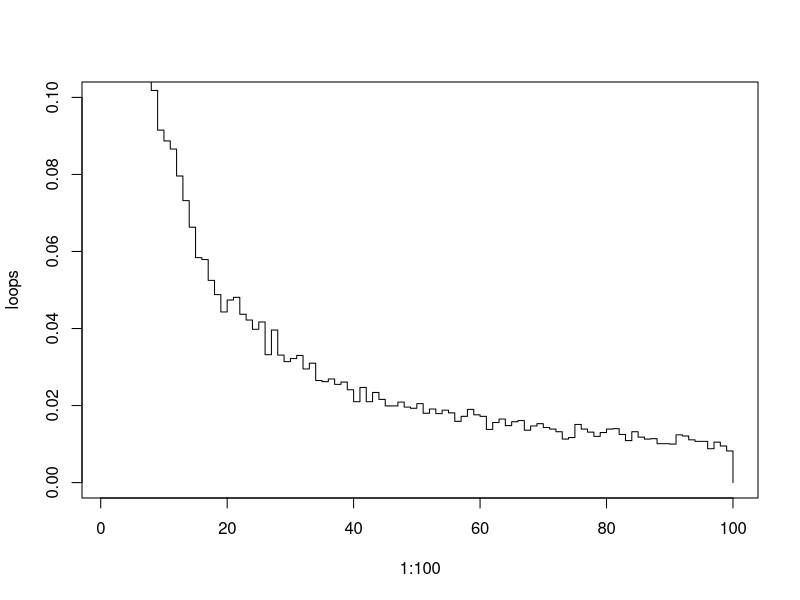

Write the R code that produced this figure.
#Yeshwanth Zagabathuni s2319494,  ,
#https://github.com/jackclennon/statsProgrammingAssignment2/ 
#Contributions
start.time <- Sys.time()      
#The Prisioners problem is carried out as follows
p <- function(n, k, strategy, shuffledboxes) {  
  if (strategy < 3) {
    if (strategy==1) {
      box_to_open <- shuffledboxes[k]
    } else if (strategy==2) {
      box_to_open <- shuffledboxes[sample(1:(2*n), 1)]
    }
    attempts <- 0
    while (box_to_open != k) {
      if (attempts == n) {
        return(0)
      }
      box_to_open <- shuffledboxes[box_to_open]
      attempts <- attempts + 1
    }
    return(1)
  } else {
    choices <- shuffledboxes[sample(1:(2*n))][1:n]
    for (box_to_open in choices) {
      if (box_to_open == k) {
        return(1)
      }
    }
  }
  0
}
pone <- function(n, k, strategy, nreps=10000) { 
#The pone function estimates the probability of each prisioner finding his number.
#The arguments are: 
# 'n' - the maximum number of attempts a Prisoner gets to find his number                                                                   
#  'k' - The Prisoner's Number                                                                
#'strategy' - which is either 1 or 2 or 3                                                                 
#'nreps' - The number of simulations to run o estimate probability (ideally 10000)
#And also note that '2n' refers to the number of Prisons 
  
  N <- 2*n          #We assign the value 2*n to the variable 'N' to make it less confusing as we code further.
  prisoners <- 1:N  #The 'prisioners' vector is assigned with the Prison numbers from 1 to 'N'
  nSuccesses <- 0   #The 'nSuccesses' variable counts the number of successes in a simulation that is done 'nreps' number of times.
                    #This variable is initialized to 0
  for (rep in 1:nreps) { #Now we iterate for 'nreps' number of times
    shuffledboxes <- sample(prisoners)       #The numbers 1 to N are 
    nSuccesses <- nSuccesses+p(n, k, strategy, shuffledboxes)
  }
  nSuccesses/nreps
}
pall <- function(n, strategy, nreps=10000) {
  N <- 2*n
  prisoners <- c(1:N)
  nSuccesses <- 0
  for (rep in 1:nreps) {
    shuffle<-sample(1:N)
    tally<-lapply(prisoners,function(x) p(n,x,strategy,shuffle))
    if (sum(unlist(tally))==N){nSuccesses<-nSuccesses+1}
  }
  nSuccesses/nreps
}

PoneExample<-matrix(c(pone(5, 1, 1), pone(5, 1, 2), pone(5, 1, 3), pone(50, 1, 1), pone(50, 1, 2), pone(50, 1, 3)), 3, 2)
colnames(PoneExample)<-c("n=5","n=50")
rownames(PoneExample)<-c("Strategy1","Strategy2","Strategy3")

PallExample<-matrix(c(pall(5, 1), pall(5, 2), pall(5, 3), pall(50, 1), pall(50, 2), pall(50, 3)), 3, 2)
colnames(PallExample)<-c("n=5","n=50")
rownames(PallExample)<-c("Strategy1","Strategy2","Strategy3")
print(PoneExample)
print(PallExample)

dloop <- function(n, nreps=10000) {
  N <- 2*n
  prisoners <- c(1:N)
  loops <- rep(0, N)
  for (rep in 1:nreps) {
    shuffle<-sample(1:N)
    tally<-lapply(prisoners,function(x) d(n,x,shuffle))
    tally <- unique(tally)
    for (t in tally) {
      loops[t] <- loops[t] + 1
    }
  }
  loops <- loops/nreps
  print(1-sum(loops[n:N]))
  plot(1:100, loops, ylim=c(0,0.1),type='s')
}

d <- function(n, k, shuffledboxes) {
  box_to_open <- shuffledboxes[k]
  attempts <- 0
  while (box_to_open != k) {
    box_to_open <- shuffledboxes[box_to_open]
    attempts <- attempts + 1
  }
  return(attempts)
}

dloop(50)

end.time <- Sys.time()
time.taken <- round(end.time - start.time,2)
time.taken
